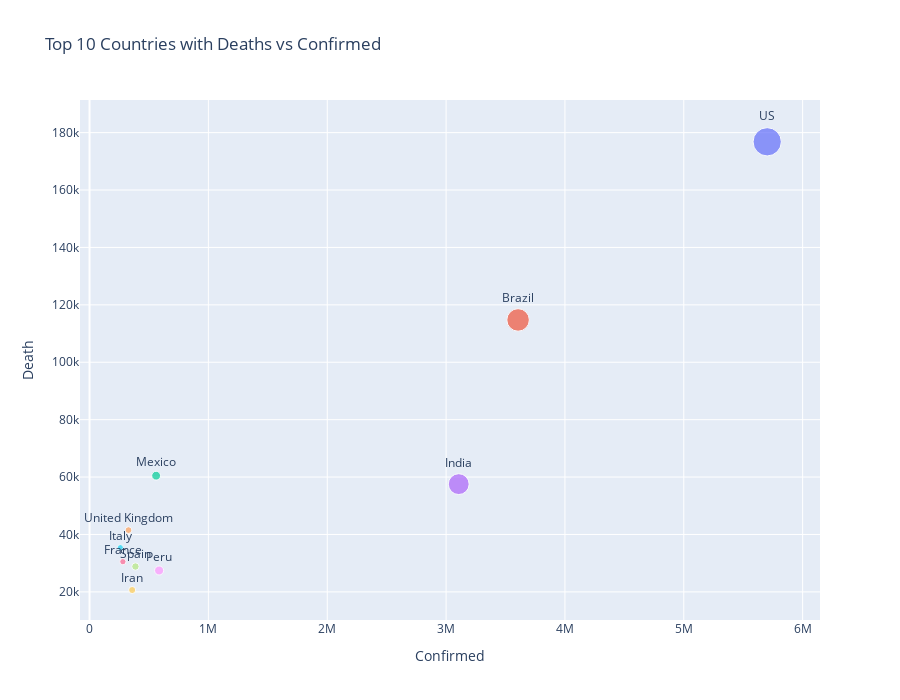

The cell this chart's notebook holds for it:
### Code cell
fig = px.scatter(death_confirm, 
                 x='Confirmed', y='Death', color='Country/Region', size='Confirmed', 
                 height=700, text='Country/Region',  
                 title='Top 10 Countries with Deaths vs Confirmed')
fig.update_traces(textposition='top center')
fig.update_layout(showlegend=False)
iplot(fig)

### Figure 1 — Plotly figure (JSON) as saved in the notebook; plotly's stock layout.template omitted (floating-point values rounded to 4 significant figures)
{"data": [{"hovertemplate": "Country/Region=%{text}<br>Confirmed=%{marker.size}<br>Death=%{y}<extra></extra>", "legendgroup": "US", "marker": {"color": "#636efa", "size": [5701679], "sizemode": "area", "sizeref": 14250.0, "symbol": "circle"}, "mode": "markers+text", "name": "US", "orientation": "v", "showlegend": true, "text": ["US"], "textposition": "top center", "type": "scatter", "x": [5701679], "xaxis": "x", "y": [176802], "yaxis": "y"}, {"hovertemplate": "Country/Region=%{text}<br>Confirmed=%{marker.size}<br>Death=%{y}<extra></extra>", "legendgroup": "Brazil", "marker": {"color": "#EF553B", "size": [3605783], "sizemode": "area", "sizeref": 14250.0, "symbol": "circle"}, "mode": "markers+text", "name": "Brazil", "orientation": "v", "showlegend": true, "text": ["Brazil"], "textposition": "top center", "type": "scatter", "x": [3605783], "xaxis": "x", "y": [114744], "yaxis": "y"}, {"hovertemplate": "Country/Region=%{text}<br>Confirmed=%{marker.size}<br>Death=%{y}<extra></extra>", "legendgroup": "Mexico", "marker": {"color": "#00cc96", "size": [560164], "sizemode": "area", "sizeref": 14250.0, "symbol": "circle"}, "mode": "markers+text", "name": "Mexico", "orientation": "v", "showlegend": true, "text": ["Mexico"], "textposition": "top center", "type": "scatter", "x": [560164], "xaxis": "x", "y": [60480], "yaxis": "y"}, {"hovertemplate": "Country/Region=%{text}<br>Confirmed=%{marker.size}<br>Death=%{y}<extra></extra>", "legendgroup": "India", "marker": {"color": "#ab63fa", "size": [3106348], "sizemode": "area", "sizeref": 14250.0, "symbol": "circle"}, "mode": "markers+text", "name": "India", "orientation": "v", "showlegend": true, "text": ["India"], "textposition": "top center", "type": "scatter", "x": [3106348], "xaxis": "x", "y": [57542], "yaxis": "y"}, {"hovertemplate": "Country/Region=%{text}<br>Confirmed=%{marker.size}<br>Death=%{y}<extra></extra>", "legendgroup": "United Kingdom", "marker": {"color": "#FFA15A", "size": [327643], "sizemode": "area", "sizeref": 14250.0, "symbol": "circle"}, "mode": "markers+text", "name": "United Kingdom", "orientation": "v", "showlegend": true, "text": ["United Kingdom"], "textposition": "top center", "type": "scatter", "x": [327643], "xaxis": "x", "y": [41515], "yaxis": "y"}, {"hovertemplate": "Country/Region=%{text}<br>Confirmed=%{marker.size}<br>Death=%{y}<extra></extra>", "legendgroup": "Italy", "marker": {"color": "#19d3f3", "size": [259345], "sizemode": "area", "sizeref": 14250.0, "symbol": "circle"}, "mode": "markers+text", "name": "Italy", "orientation": "v", "showlegend": true, "text": ["Italy"], "textposition": "top center", "type": "scatter", "x": [259345], "xaxis": "x", "y": [35437], "yaxis": "y"}, {"hovertemplate": "Country/Region=%{text}<br>Confirmed=%{marker.size}<br>Death=%{y}<extra></extra>", "legendgroup": "France", "marker": {"color": "#FF6692", "size": [280459], "sizemode": "area", "sizeref": 14250.0, "symbol": "circle"}, "mode": "markers+text", "name": "France", "orientation": "v", "showlegend": true, "text": ["France"], "textposition": "top center", "type": "scatter", "x": [280459], "xaxis": "x", "y": [30518], "yaxis": "y"}, {"hovertemplate": "Country/Region=%{text}<br>Confirmed=%{marker.size}<br>Death=%{y}<extra></extra>", "legendgroup": "Spain", "marker": {"color": "#B6E880", "size": [386054], "sizemode": "area", "sizeref": 14250.0, "symbol": "circle"}, "mode": "markers+text", "name": "Spain", "orientation": "v", "showlegend": true, "text": ["Spain"], "textposition": "top center", "type": "scatter", "x": [386054], "xaxis": "x", "y": [28838], "yaxis": "y"}, {"hovertemplate": "Country/Region=%{text}<br>Confirmed=%{marker.size}<br>Death=%{y}<extra></extra>", "legendgroup": "Peru", "marker": {"color": "#FF97FF", "size": [585236], "sizemode": "area", "sizeref": 14250.0, "symbol": "circle"}, "mode": "markers+text", "name": "Peru", "orientation": "v", "showlegend": true, "text": ["Peru"], "textposition": "top center", "type": "scatter", "x": [585236], "xaxis": "x", "y": [27453], "yaxis": "y"}, {"hovertemplate": "Country/Region=%{text}<br>Confirmed=%{marker.size}<br>Death=%{y}<extra></extra>", "legendgroup": "Iran", "marker": {"color": "#FECB52", "size": [358905], "sizemode": "area", "sizeref": 14250.0, "symbol": "circle"}, "mode": "markers+text", "name": "Iran", "orientation": "v", "showlegend": true, "text": ["Iran"], "textposition": "top center", "type": "scatter", "x": [358905], "xaxis": "x", "y": [20643], "yaxis": "y"}], "layout": {"height": 700, "legend": {"itemsizing": "constant", "title": {"text": "Country/Region"}, "tracegroupgap": 0}, "showlegend": false, "title": {"text": "Top 10 Countries with Deaths vs Confirmed"}, "xaxis": {"anchor": "y", "domain": [0, 1], "title": {"text": "Confirmed"}}, "yaxis": {"anchor": "x", "domain": [0, 1], "title": {"text": "Death"}}}}
